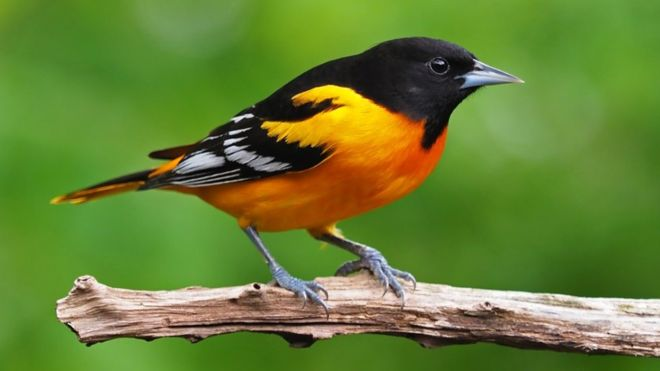
#> input picture images/bird.jpg, 660 x 371 px
$ python image-to-binary.py --image images/bird.jpg
#> lines starting #> are read from the running program, lines starting #| are printed output that depends on the picture
import cv2
import argparse

#argument parser is for cmd usage.
ap = argparse.ArgumentParser()
ap.add_argument("-i", "--image", required=True, help="image path")
args = vars(ap.parse_args())

def map(x, in_min, in_max, out_min, out_max):
    return int((x-in_min) * (out_max-out_min) / (in_max-in_min) + out_min)

#reading image by opencv and changing its resolution to 120*120
img = cv2.imread(args["image"])
#> img is the input picture: shape (371, 660, 3); mean B, G, R 52.4, 128.6, 103.1
img = cv2.resize(img, (120,120))
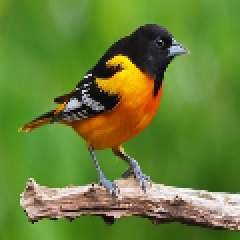
#> img: shape (120, 120, 3) (shown 2 times larger); mean B, G, R 52.3, 128.5, 103.1


file = open("binary2.mem", "w")		#open the file
for i in range(img.shape[0]):
	for j in range(img.shape[1]):
		if(img[i][j][0] < 127):
			img[i][j][0] = 0
		else:
			img[i][j][0] = 255

		if(img[i][j][1] < 127):
			img[i][j][1] = 0
		else:
			img[i][j][1] = 255

		if(img[i][j][2] < 127):
			img[i][j][2] = 0
		else:
			img[i][j][2] = 255

		#scale RGB values from 0-255 to 0-15. Because we want them 4 bits since min and max values in four bits are 0-15.
		R = map(img[i][j][0], 0, 255, 0, 15)
		G = map(img[i][j][1], 0, 255, 0, 15)
		B = map(img[i][j][2], 0, 255, 0, 15)

		#format function converts the decimal number to binary. '04b' is making its length 4 bits.
		file.write(str(format(R,'04b') + str(format(G,'04b') + str(format(B,'04b')))))
		file.write("\n")		#write to our file
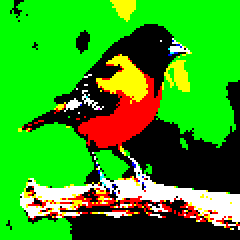
#> img: shape (120, 120, 3) (shown 2 times larger); mean B, G, R 21, 160.9, 51.1

cv2.imwrite("result.jpg", img)
file.close()		#closing the file after process
